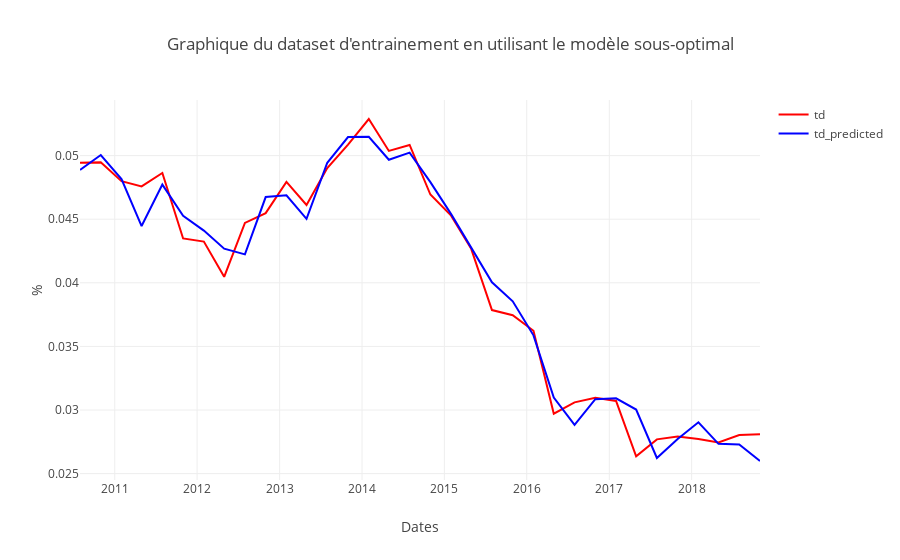

Notebook cell for this chart:
### Code cell
graphique_periode_entrainement(df_train_unrealistic, "le modèle sous-optimal")
